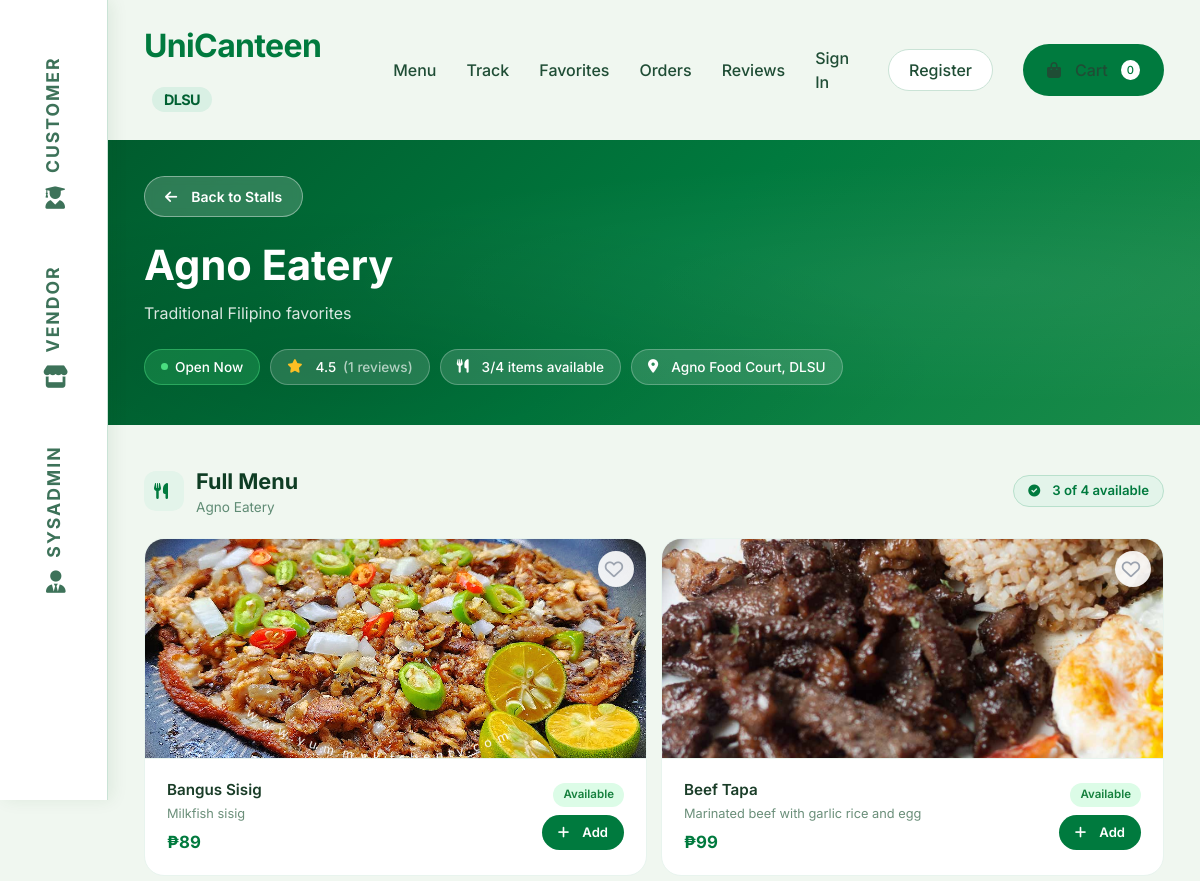
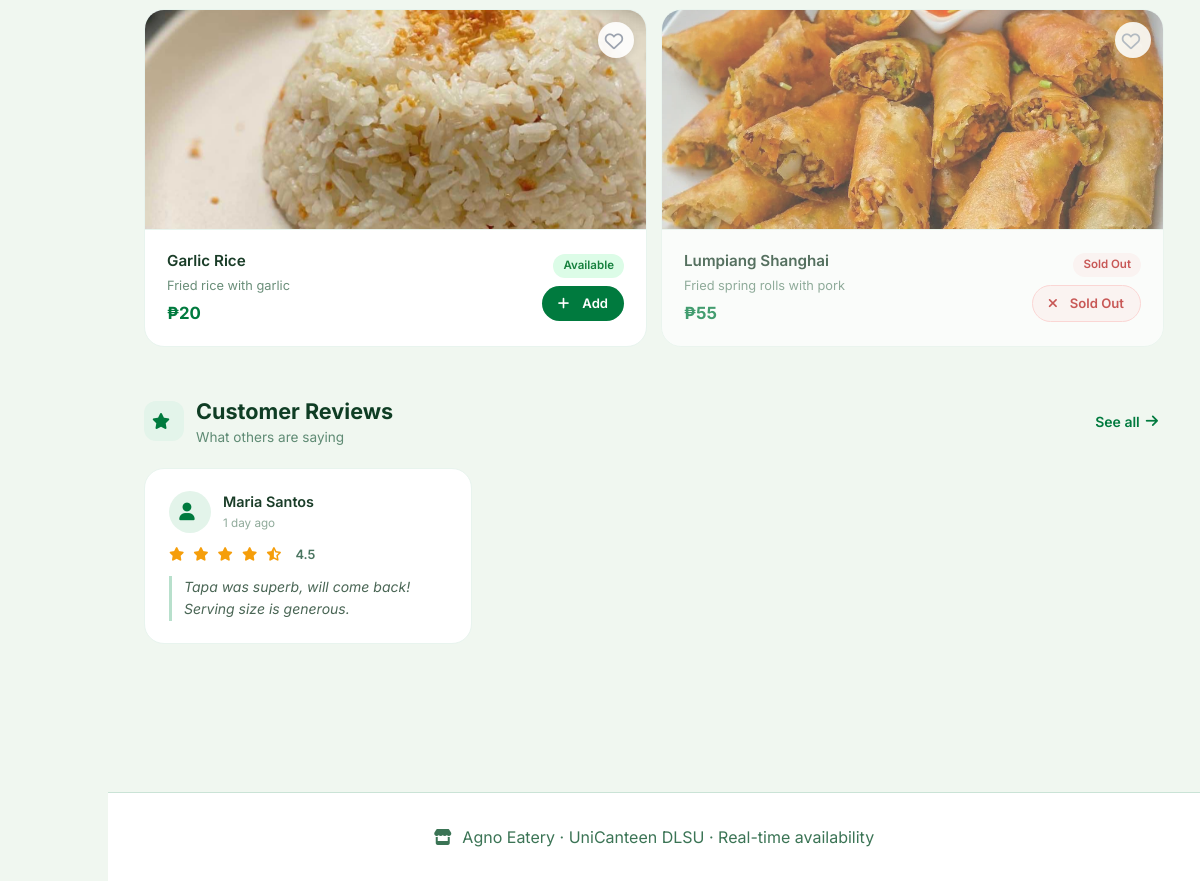
Screenshot of /index.php?page=restaurant&id=2 with the database file from the repository (2 pictures, top to bottom).
### tables this page shows
CREATE TABLE Restaurants (
    ID INT PRIMARY KEY AUTO_INCREMENT,
    name VARCHAR(60) NOT NULL,
    address VARCHAR(100),
    description TEXT,
    logo_url VARCHAR(255),
    owner_ID INT,
    is_open BOOLEAN DEFAULT TRUE,
    created_at TIMESTAMP DEFAULT CURRENT_TIMESTAMP,
    FOREIGN KEY (owner_ID) REFERENCES Users(ID)
);

CREATE TABLE Items (
    ID INT PRIMARY KEY AUTO_INCREMENT,
    name VARCHAR(60) NOT NULL,
    description TEXT,
    price DECIMAL(10, 2) NOT NULL,
    image_url VARCHAR(255),
    isAvailable BOOLEAN DEFAULT TRUE,
    restaurant_ID INT,
    created_at TIMESTAMP DEFAULT CURRENT_TIMESTAMP,
    FOREIGN KEY (restaurant_ID) REFERENCES Restaurants(ID) ON DELETE CASCADE
);

CREATE TABLE Ratings (
    ID INT PRIMARY KEY AUTO_INCREMENT,
    restaurant_ID INT,
    order_ID INT UNIQUE,
    rating DECIMAL(3, 2) CHECK (rating BETWEEN 1.0 AND 5.0),
    review TEXT,
    timestamp TIMESTAMP DEFAULT CURRENT_TIMESTAMP,
    FOREIGN KEY (restaurant_ID) REFERENCES Restaurants(ID) ON DELETE CASCADE,
    FOREIGN KEY (order_ID) REFERENCES Orders(ID) ON DELETE CASCADE
);

CREATE TABLE Users (
    ID INT PRIMARY KEY AUTO_INCREMENT,
    email VARCHAR(60) UNIQUE NOT NULL,
    password VARCHAR(255) NOT NULL,
    full_name VARCHAR(100) NOT NULL,
    role ENUM('U', 'V', 'A') NOT NULL,
    created_at TIMESTAMP DEFAULT CURRENT_TIMESTAMP,
    is_active BOOLEAN DEFAULT TRUE,
    is_banned BOOLEAN DEFAULT FALSE,
    last_login TIMESTAMP NULL,
    login_attempts INT DEFAULT 0,
    locked_until TIMESTAMP NULL,
    security_question VARCHAR(255) NULL,
    security_answer VARCHAR(255) NULL
);

### frontend/restaurant.php (the view, shortened to what the rows shown need)
<?php
require_once __DIR__ . '/../config/config.php';
$restaurant_id = intval($_GET['id']);
$db = Database::getInstance()->getConnection();
$restaurantQuery = "SELECT
    r.*,
    COALESCE(AVG(rt.rating), 0) as avg_rating,
    COUNT(DISTINCT rt.ID) as rating_count,
    (SELECT COUNT(*) FROM Items WHERE restaurant_ID = r.ID AND isAvailable = TRUE) as available_items_count,
    (SELECT COUNT(*) FROM Items WHERE restaurant_ID = r.ID) as total_items_count
    FROM Restaurants r
    LEFT JOIN Ratings rt ON r.ID = rt.restaurant_ID
    WHERE r.ID = ?
    GROUP BY r.ID";
$stmt = $db->prepare($restaurantQuery);
$stmt->bind_param("i", $restaurant_id);
$stmt->execute();
$restaurantResult = $stmt->get_result();
$restaurant = $restaurantResult->fetch_assoc();
$itemsQuery = "SELECT * FROM Items WHERE restaurant_ID = ? ORDER BY isAvailable DESC, name";
$stmt = $db->prepare($itemsQuery);
$stmt->bind_param("i", $restaurant_id);
$stmt->execute();
$itemsResult = $stmt->get_result();
$reviewsQuery = "SELECT
    rt.*,
    u.full_name as reviewer_name
    FROM Ratings rt
    LEFT JOIN Orders o ON rt.order_ID = o.ID
    LEFT JOIN Users u ON o.customer_ID = u.ID
    WHERE rt.restaurant_ID = ?
    ORDER BY rt.timestamp DESC
    LIMIT 6";
$stmt = $db->prepare($reviewsQuery);
$stmt->bind_param("i", $restaurant_id);
$stmt->execute();
$reviewsResult = $stmt->get_result();
$cart_items_count = 0;
$userFavorites = [];
?>
<!DOCTYPE html>
<html lang="en">
<head>
    <link rel="stylesheet" href="https://cdnjs.cloudflare.com/ajax/libs/font-awesome/6.0.0-beta3/css/all.min.css">
    <link rel="stylesheet" href="<?php echo url('assets/styles.css'); ?>">
</head>
<body>
    <div class="main-content">
        <section class="page-section">
            <div class="wrapper">
                <nav class="customer-nav">
                    <a href="<?php echo url('index.php?page=customer'); ?>" class="logo">UniCanteen <span>DLSU</span></a>
                    <div class="customer-nav-links">
                        <a href="<?php echo url('index.php?page=customer'); ?>#menu">Menu</a>
                        <a href="<?php echo url('index.php?page=customer'); ?>#track">Track</a>
                        <a href="<?php echo url('index.php?page=favorites'); ?>">Favorites</a>
                        <a href="<?php echo url('index.php?page=orders'); ?>">Orders</a>
                        <a href="<?php echo url('index.php?page=reviews'); ?>">Reviews</a>
                        <?php if (isset($_SESSION['user_id'])): ?>
                            <a
                                href="<?php echo url('index.php?page=profile'); ?>"><?php echo htmlspecialchars(explode(' ', $_SESSION['user_name'] ?? 'Profile')[0]); ?></a>
                            <a href="<?php echo url('index.php?page=logout'); ?>" class="btn-outline">Logout</a>
                        <?php else: ?>
                            <a href="<?php echo url('index.php?page=login'); ?>">Sign In</a>
                            <a href="<?php echo url('index.php?page=register'); ?>" class="btn-outline">Register</a>
                        <?php endif; ?>
                        <a href="<?php echo url('index.php?page=cart'); ?>" class="btn-primary">
                            <i class="fas fa-bag-shopping"></i> Cart
                            <span class="cart-count"><?php echo $cart_items_count; ?></span>
                        </a>
                    </div>
                </nav>
            </div>
            <div class="r-hero">
                <div class="r-hero-inner">
                    <div class="wrapper">
                        <div>
                            <a href="<?php echo url('index.php?page=customer'); ?>#menu" class="btn-back">
                                <i class="fas fa-arrow-left"></i> Back to Stalls
                            </a>
                        </div>
                        <div class="r-hero-row">
                            <div>
                                <h1><?php echo htmlspecialchars($restaurant['name']); ?></h1>
                                <?php if ($restaurant['description']): ?>
                                    <p class="r-hero-desc"><?php echo htmlspecialchars($restaurant['description']); ?></p>
                                <?php endif; ?>
                                <div class="hero-pills">
                                    <span
                                        class="h-pill <?php echo $restaurant['is_open'] ? 'pill-open' : 'pill-closed'; ?>">
                                        <span class="dot"></span>
                                        <?php echo $restaurant['is_open'] ? 'Open Now' : 'Closed'; ?>
                                    </span>
                                    <span class="h-pill">
                                        <i class="fas fa-star" style="color:#fbbf24;"></i>
                                        <?php echo number_format($restaurant['avg_rating'], 1); ?>
                                        <span style="opacity:0.65;">(<?php echo $restaurant['rating_count']; ?>
                                            reviews)</span>
                                    </span>
                                    <span class="h-pill">
                                        <i class="fas fa-utensils"></i>
                                        <?php echo $restaurant['available_items_count']; ?>/<?php echo $restaurant['total_items_count']; ?>
                                        items available
                                    </span>
                                    <?php if ($restaurant['address']): ?>
                                        <span class="h-pill">
                                            <i class="fas fa-map-marker-alt"></i>
                                            <?php echo htmlspecialchars($restaurant['address']); ?>
                                        </span>
                                    <?php endif; ?>
                                </div>
                            </div>
                        </div>
                    </div>
                </div>
            </div>
            <div class="r-body">
                <div class="wrapper">
                    <div class="sec-header">
                        <div class="sec-header-icon"><i class="fas fa-utensils"></i></div>
                        <div>
                            <h2>Full Menu</h2>
                            <p class="sec-subtitle"><?php echo $restaurant['name']; ?></p>
                        </div>
                        <div class="sec-header-end">
                            <span class="availability-pill">
                                <i class="fas fa-circle-check" style="font-size:0.75rem;"></i>
                                <?php echo $restaurant['available_items_count']; ?> of
                                <?php echo $restaurant['total_items_count']; ?> available
                            </span>
                        </div>
                    </div>
                    <div class="menu-grid-2col">
                        <?php
                        $itemsResult->data_seek(0);
                        while ($item = $itemsResult->fetch_assoc()):
                            $isAvailable = ($item['isAvailable'] == 1 || $item['isAvailable'] === '1' || $item['isAvailable'] === true);
                            $isFav = in_array($item['ID'], $userFavorites);
                            ?>
                            <div class="menu-card <?php echo !$isAvailable ? 'sold-out-card' : ''; ?>" style="position:relative;">
                                <button class="fav-btn" data-item-id="<?php echo $item['ID']; ?>"
                                        style="position:absolute; top:12px; right:12px; z-index:10; background:rgba(255,255,255,0.9); border:none; border-radius:50%; width:36px; height:36px; display:flex; align-items:center; justify-content:center; cursor:pointer; box-shadow:0 2px 8px rgba(0,0,0,0.1); color: <?php echo $isFav ? '#dc2626' : '#9ca3af'; ?>; transition: transform 0.2s, color 0.2s; font-size:1.15rem;">
                                    <i class="<?php echo $isFav ? 'fas' : 'far'; ?> fa-heart" style="transform: translate(1px, 1px);"></i>
                                </button>
                                <?php if (!empty($item['image_url'])): ?>
                                    <img src="<?php echo htmlspecialchars(url($item['image_url'])); ?>"
                                        alt="<?php echo htmlspecialchars($item['name']); ?>" class="menu-card-img">
                                <?php else: ?>
                                    <div class="menu-card-icon">
                                        <i class="fas fa-<?php echo $isAvailable ? 'bowl-food' : 'ban'; ?>"></i>
                                    </div>
                                <?php endif; ?>
                                <div class="menu-card-info-row">
                                    <div class="menu-card-body">
                                        <div class="menu-card-name"><?php echo htmlspecialchars($item['name']); ?></div>
                                        <?php if ($item['description']): ?>
                                            <div class="menu-card-desc"><?php echo htmlspecialchars($item['description']); ?>
                                            </div>
                                        <?php endif; ?>
                                        <div class="menu-card-price" style="margin-top:6px;">
                                            ₱<?php echo number_format($item['price'], 0); ?></div>
                                    </div>
                                    <div class="menu-card-actions">
                                        <span class="avail-tag-small <?php echo $isAvailable ? 'yes' : 'no'; ?>">
                                            <?php echo $isAvailable ? 'Available' : 'Sold Out'; ?>
                                        </span>
                                        <?php if (!$restaurant['is_open']): ?>
                                            <span class="btn-store-closed">
                                                <i class="fas fa-lock"></i> Store Closed
                                            </span>
                                        <?php elseif ($isAvailable): ?>
                                            <a href="<?php echo url('index.php?page=restaurant&id=' . $restaurant_id . '&add_to_cart=' . $item['ID']); ?>"
                                                class="btn-add" id="cart-btn-<?php echo $item['ID']; ?>">
                                                <i class="fas fa-plus"></i> Add
                                            </a>
                                        <?php else: ?>
                                            <span class="btn-sold">
                                                <i class="fas fa-times"></i> Sold Out
                                            </span>
                                        <?php endif; ?>
                                    </div>
                                </div>
                            </div>
                        <?php endwhile; ?>
                    </div>
                    <div class="sec-header" id="reviews">
                        <div class="sec-header-icon"><i class="fas fa-star"></i></div>
                        <div>
                            <h2>Customer Reviews</h2>
                            <p class="sec-subtitle">What others are saying</p>
                        </div>
                        <div class="sec-header-end">
                            <a href="<?php echo url('index.php?page=reviews'); ?>"
                                style="color:#007a3e; font-weight:600; font-size:0.875rem; text-decoration:none; display:flex; align-items:center; gap:6px;">
                                See all <i class="fas fa-arrow-right"></i>
                            </a>
                        </div>
                    </div>
                    <div class="reviews-grid-local">
                        <?php
                        $reviewsResult->data_seek(0);
                        if ($reviewsResult->num_rows > 0):
                            while ($review = $reviewsResult->fetch_assoc()):
                                ?>
                                <div class="rev-card">
                                    <div class="rev-top">
                                        <div class="rev-avatar">
                                            <i class="fas fa-user"></i>
                                        </div>
                                        <div>
                                            <div class="rev-name">
                                                <?php echo htmlspecialchars($review['reviewer_name'] ?? 'Anonymous'); ?>
                                            </div>
                                            <div class="rev-time"><?php echo getTimeAgo($review['timestamp']); ?></div>
                                        </div>
                                    </div>
                                    <div class="rev-stars">
                                        <?php
                                        $rating = $review['rating'];
                                        for ($i = 1; $i <= 5; $i++):
                                            if ($i <= floor($rating)): ?>
                                                <i class="fas fa-star"></i>
                                            <?php elseif ($i - 0.5 <= $rating): ?>
                                                <i class="fas fa-star-half-alt"></i>
                                            <?php else: ?>
                                                <i class="far fa-star" style="color:#d1d5db;"></i>
                                            <?php endif;
                                        endfor; ?>
                                        <span><?php echo number_format($rating, 1); ?></span>
                                    </div>
                                    <?php if ($review['review']): ?>
                                        <div class="rev-text"><?php echo htmlspecialchars(html_entity_decode($review['review'], ENT_QUOTES, 'UTF-8')); ?></div>
                                    <?php endif; ?>
                                </div>
                                <?php
                            endwhile;
                        endif; ?>
                    </div>
                </div>
            </div>
            <footer class="footer-note">
                <i class="fas fa-store"></i>
                <?php echo htmlspecialchars($restaurant['name']); ?> · UniCanteen DLSU · Real-time availability
            </footer>
        </section>
    </div>
</body>
</html>

### rows the page displays
restaurants: name "Agno Eatery", description "Traditional Filipino favorites", address "Agno Food Court, DLSU"
items: image_url (picture), name "Bangus Sisig", description "Milkfish sisig", price "89", isAvailable "Available"
items: image_url (picture), name "Beef Tapa", description "Marinated beef with garlic rice and egg", price "99", isAvailable "Available"
items: image_url (picture), name "Garlic Rice", description "Fried rice with garlic", price "20", isAvailable "Available"
items: image_url (picture), name "Lumpiang Shanghai", description "Fried spring rolls with pork", price "55", isAvailable "Sold Out"
ratings: users.full_name "Maria Santos", timestamp "1 day ago", rating "4.5", review "Tapa was superb, will come back! Serving size is generous."

### other values shown
$cart_items_count "0"
$restaurant['avg_rating'] "4.5"
$restaurant['rating_count'] "1"
$restaurant['available_items_count'] "3"
$restaurant['total_items_count'] "4"
